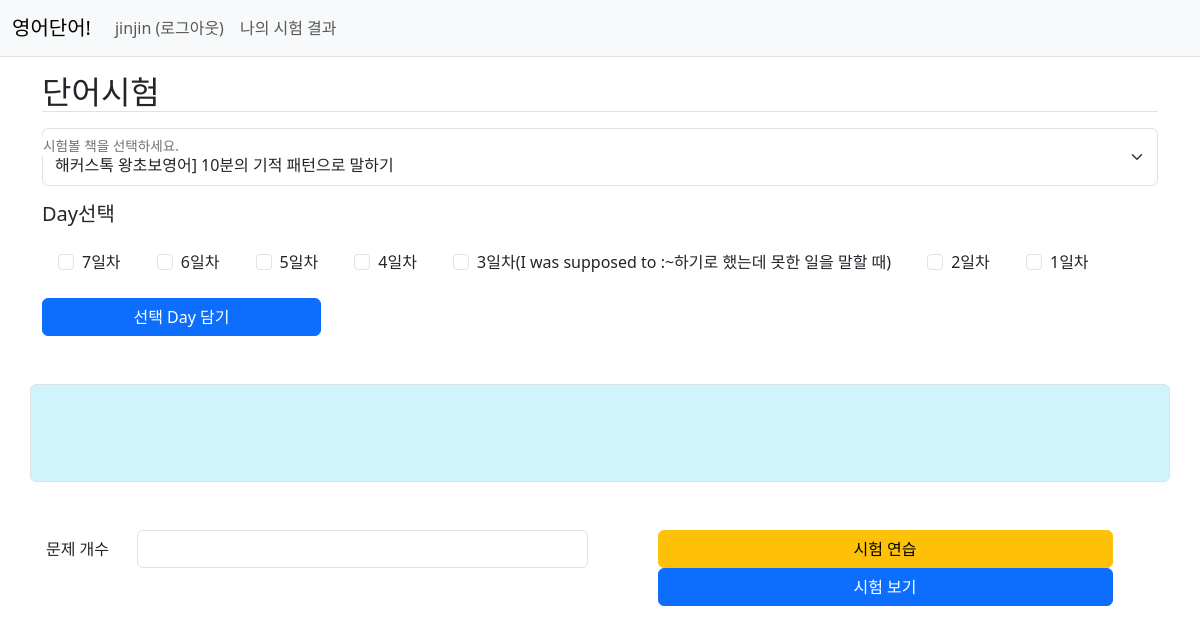
/word/test/index/4 (signed in), run on the app's committed database.
### common/models.py (models this page shows, shortened)
class User(AbstractUser):
    nickname = models.CharField(max_length=20, unique=True)

### word/models.py (models this page shows, shortened)
class Day(models.Model):
    book = models.ForeignKey(Book, on_delete=models.CASCADE)
    name = models.CharField(max_length=200)
    create_user = models.ForeignKey(User, on_delete=models.CASCADE)
    create_date = models.DateTimeField()

### word/views/test_views.py (the view)
# urls.py: path('test/index/<int:book_id>', test_views.test_index, name='test_index'),
@login_required(login_url='common:login')
def test_index(request, book_id):
    book_list = Book.objects.order_by('name')
    day_list = Day.objects.order_by('-id')
    context = {"book_id": book_id, "book_list": book_list, "day_list": day_list, "title_tag": '영어단어 시험 선택'}
    return render(request, 'word/test_index.html', context)

### templates/word/test_index.html (shortened to what this page needs)
{% extends 'base.html' %}
{% load pybo_filter %}
{% block content %}
<div class="container my-3">
    <div class="my-3">
        <h2 class="border-bottom col m5">단어시험</h2>
        <div class="row my-3">
            <div class="col form-floating">
                <select name="book" id="book" class="form-select"  aria-label="시험볼 책을 선택하세요.">
                    {% for book in book_list %}
                    <option value="{{book.id}}"{% if book.id == book_id%} selected{%endif%}>{{book.name}}</option>
                    {% endfor %}
                </select>
                <label for="book" class="form-label">시험볼 책을 선택하세요.</label>
            </div>
        </div>
        <div class="book_days">
            <div class="row my-3">
                <h5 class="col-9">Day선택</h5>
            </div>
            {% for day in day_list %}
            <div class="form-check form-check-inline book_{{day.book.id}} ms-3 mb-2{%if day.book.id != book_id%} display_none{% endif %}">
                <input class="checked_days form-check-input" type="checkbox" data-book="{{day.book.name}}" data-day="{{day.name}}" value="{{day.id}}" id="day_{{day.id}}">
                <label class="form-check-label" for="day_{{day.id}}">
                {{day.name}}
                </label>
            </div>
            {% endfor %}
        </div>
        <button type="button" onclick="addSelectDays()" class="btn btn-primary col-3 mt-3">선택 Day 담기</button>
        <div class="row my-5 border p-5 alert alert-info">
        </div>
        <form id="test_form" action="{% url 'word:english_blank' %}" method="POST">
            <div class="row my-5">
                <div class="col text-center">
                    <div class="mb-3 row">
                        <label for="num_questions" class="col-sm-2 col-form-label">문제 개수</label>
                        <div class="col-sm-10">
                            <input type="text" class="form-control" id="num_questions" name="num_questions">
                        </div>
                    </div>
                </div>
                <div class="col text-center">
                    <button type="button" onclick="go_submit(false);" class="col-10 btn btn-warning">시험 연습</button>
                    <button type="button" onclick="go_submit(true);" class="col-10 btn btn-primary">시험 보기</button>
                </div>
            </div>
        </form>
    </div>
</div>
{% endblock %}

### templates/navbar.html (shortened to what this page needs)
<nav class="navbar navbar-expand-lg navbar-light bg-light border-bottom">
    <div class="container-fluid">
        <a class="navbar-brand" href="{% url 'word:index' %}">영어단어!</a>
        <div class="collapse navbar-collapse" id="navbarSupportedContent">
            <ul class="navbar-nav me-auto mb-2 mb-lg-0">
                {% if user.is_authenticated %}
                <li>
                   <a class="nav-link" href="{% url 'common:logout' %}">{{ user.nickname }} (로그아웃)</a>
                </li>
                <li>
                   <a class="nav-link" href="{% url 'word:my_test_result' %}">나의 시험 결과</a>
                </li>
                {% endif %}
            </ul>
        </div>
    </div>
</nav>

### static/style.css (style rules this page uses)
a { text-decoration:none; }

### data on the page
User: nickname "jinjin"
Day: name "7일차"
Day: name "6일차"
Day: name "5일차"
Day: name "4일차"
Day: name "3일차(I was supposed to :~하기로 했는데 못한 일을 말할 때)"
Day: name "2일차"
Day: name "1일차"

### other printed values
form field book "해커스톡 왕초보영어] 10분의 기적 패턴으로 말하기"
